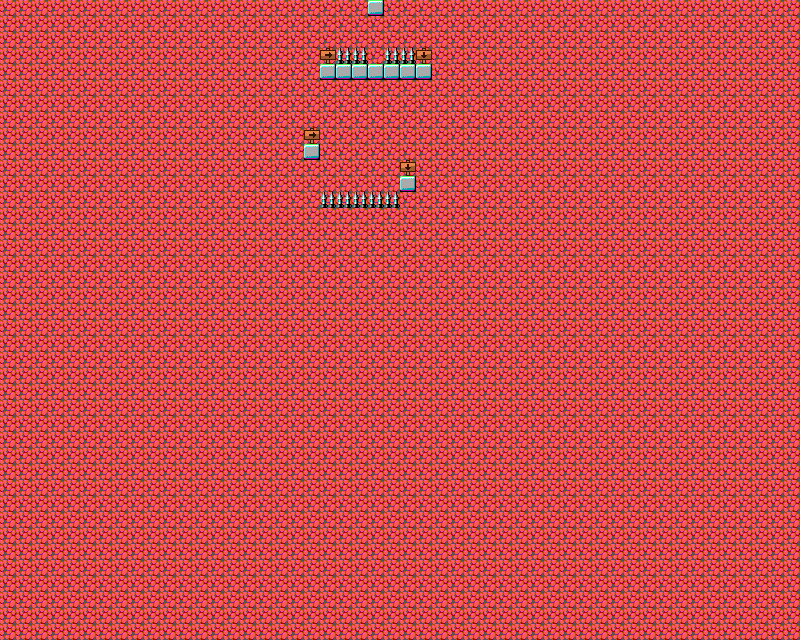

A 2D game scene composited from a Tiled map and its tileset images. What follows is a short description and the map's XML, with each tile layer's data collapsed to a summary:
An orthogonal 50x40 tile map with 16x16 px tiles, 4 tile layers (Background, Mid_ground, Danger, Play_ground), 2 tilesets and 2 objects (Spawn_plr).

<map version="1.10" tiledversion="1.10.2" orientation="orthogonal" renderorder="right-down" width="50" height="40" tilewidth="16" tileheight="16" infinite="0" nextlayerid="6" nextobjectid="4">
 <tileset firstgid="1" source="More.tsx" />
 <tileset firstgid="1601" source="Cave.tsx" />
 <objectgroup id="4" name="Object_Layer">
  <object id="1" x="322" y="31">
   <point />
  </object>
  <object id="3" name="Spawn_plr" x="322" y="30">
   <point />
  </object>
 </objectgroup>
 <layer id="3" name="Background" width="50" height="40" tintcolor="#363636">
  <data>[2000 cells, 2000 non-empty, 1 distinct tile ids]</data>
 </layer>
 <layer id="2" name="Mid_ground" width="50" height="40">
  <data>[2000 cells, 4 non-empty, 2 distinct tile ids]</data>
 </layer>
 <layer id="5" name="Danger" width="50" height="40">
  <data>[2000 cells, 9 non-empty, 1 distinct tile ids]</data>
 </layer>
 <layer id="1" name="Play_ground" width="50" height="40">
  <data>[2000 cells, 10 non-empty, 2 distinct tile ids]</data>
 </layer>
</map>
